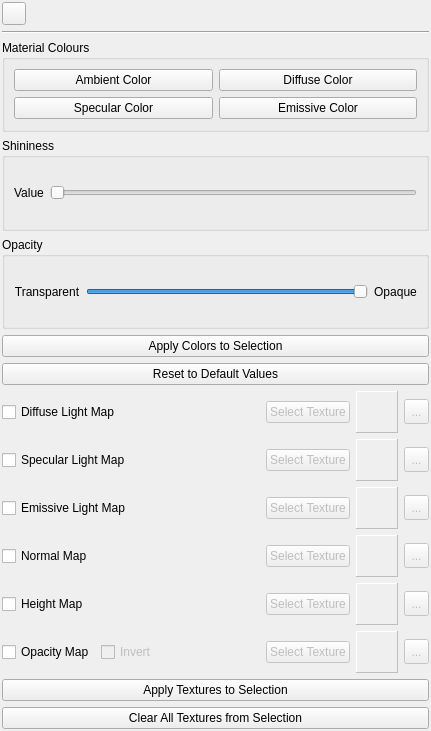
<?xml version="1.0" encoding="UTF-8"?>
<ui version="4.0">
 <author>N. Sharjith</author>
 <class>ADSMaterialSettingsPanel</class>
 <widget class="QWidget" name="ADSMaterialSettingsPanel">
  <property name="geometry">
   <rect>
    <x>0</x>
    <y>0</y>
    <width>431</width>
    <height>731</height>
   </rect>
  </property>
  <property name="sizePolicy">
   <sizepolicy hsizetype="Expanding" vsizetype="Expanding">
    <horstretch>0</horstretch>
    <verstretch>0</verstretch>
   </sizepolicy>
  </property>
  <property name="windowTitle">
   <string>ADS Material Settings</string>
  </property>
  <layout class="QGridLayout" name="gridLayout">
   <property name="leftMargin">
    <number>2</number>
   </property>
   <property name="topMargin">
    <number>2</number>
   </property>
   <property name="rightMargin">
    <number>2</number>
   </property>
   <property name="bottomMargin">
    <number>2</number>
   </property>
   <item row="4" column="0">
    <widget class="QGroupBox" name="groupBox_7">
     <property name="title">
      <string>Opacity</string>
     </property>
     <property name="flat">
      <bool>true</bool>
     </property>
     <layout class="QGridLayout" name="gridLayout_4">
      <item row="0" column="0">
       <widget class="QLabel" name="valueOpacity">
        <property name="text">
         <string>Transparent</string>
        </property>
        <property name="alignment">
         <set>Qt::AlignmentFlag::AlignCenter</set>
        </property>
       </widget>
      </item>
      <item row="0" column="1">
       <widget class="QSlider" name="sliderTransparency">
        <property name="minimum">
         <number>50</number>
        </property>
        <property name="maximum">
         <number>1000</number>
        </property>
        <property name="value">
         <number>1000</number>
        </property>
        <property name="orientation">
         <enum>Qt::Orientation::Horizontal</enum>
        </property>
       </widget>
      </item>
      <item row="0" column="2">
       <widget class="QLabel" name="valueOpacity_4">
        <property name="text">
         <string>Opaque</string>
        </property>
        <property name="alignment">
         <set>Qt::AlignmentFlag::AlignCenter</set>
        </property>
       </widget>
      </item>
     </layout>
    </widget>
   </item>
   <item row="5" column="0">
    <widget class="QPushButton" name="pushButtonApplyADSColors">
     <property name="sizePolicy">
      <sizepolicy hsizetype="MinimumExpanding" vsizetype="Fixed">
       <horstretch>0</horstretch>
       <verstretch>0</verstretch>
      </sizepolicy>
     </property>
     <property name="toolTip">
      <string>Reset to default light and material</string>
     </property>
     <property name="text">
      <string>Apply Colors to Selection</string>
     </property>
    </widget>
   </item>
   <item row="10" column="0">
    <layout class="QHBoxLayout" name="horizontalLayout_21">
     <item>
      <widget class="QCheckBox" name="checkBoxNormalTex">
       <property name="text">
        <string>Normal Map</string>
       </property>
      </widget>
     </item>
     <item>
      <spacer name="horizontalSpacer_13">
       <property name="orientation">
        <enum>Qt::Orientation::Horizontal</enum>
       </property>
       <property name="sizeHint" stdset="0">
        <size>
         <width>40</width>
         <height>20</height>
        </size>
       </property>
      </spacer>
     </item>
     <item>
      <widget class="QPushButton" name="pushButtonNormalTexture">
       <property name="enabled">
        <bool>false</bool>
       </property>
       <property name="text">
        <string>Select Texture</string>
       </property>
      </widget>
     </item>
     <item>
      <widget class="QLabel" name="labelNormalTexture">
       <property name="enabled">
        <bool>false</bool>
       </property>
       <property name="minimumSize">
        <size>
         <width>42</width>
         <height>42</height>
        </size>
       </property>
       <property name="maximumSize">
        <size>
         <width>42</width>
         <height>42</height>
        </size>
       </property>
       <property name="frameShape">
        <enum>QFrame::Shape::Panel</enum>
       </property>
       <property name="frameShadow">
        <enum>QFrame::Shadow::Raised</enum>
       </property>
       <property name="text">
        <string/>
       </property>
       <property name="scaledContents">
        <bool>true</bool>
       </property>
      </widget>
     </item>
     <item>
      <widget class="QToolButton" name="toolButtonClearNormalTex">
       <property name="enabled">
        <bool>false</bool>
       </property>
       <property name="minimumSize">
        <size>
         <width>25</width>
         <height>25</height>
        </size>
       </property>
       <property name="text">
        <string>...</string>
       </property>
       <property name="icon">
        <iconset resource="../ModelViewer.qrc">
         <normaloff>:/icons/res/clear.png</normaloff>:/icons/res/clear.png</iconset>
       </property>
      </widget>
     </item>
    </layout>
   </item>
   <item row="14" column="0">
    <widget class="QPushButton" name="pushButtonClearADSTextures">
     <property name="text">
      <string>Clear All Textures from Selection</string>
     </property>
    </widget>
   </item>
   <item row="9" column="0">
    <layout class="QHBoxLayout" name="horizontalLayout_25">
     <item>
      <widget class="QCheckBox" name="checkBoxEmissiveTex">
       <property name="text">
        <string>Emissive Light Map</string>
       </property>
      </widget>
     </item>
     <item>
      <spacer name="horizontalSpacer_16">
       <property name="orientation">
        <enum>Qt::Orientation::Horizontal</enum>
       </property>
       <property name="sizeHint" stdset="0">
        <size>
         <width>40</width>
         <height>20</height>
        </size>
       </property>
      </spacer>
     </item>
     <item>
      <widget class="QPushButton" name="pushButtonEmissiveTexture">
       <property name="enabled">
        <bool>false</bool>
       </property>
       <property name="text">
        <string>Select Texture</string>
       </property>
      </widget>
     </item>
     <item>
      <widget class="QLabel" name="labelEmissiveTexture">
       <property name="enabled">
        <bool>false</bool>
       </property>
       <property name="minimumSize">
        <size>
         <width>42</width>
         <height>42</height>
        </size>
       </property>
       <property name="maximumSize">
        <size>
         <width>42</width>
         <height>42</height>
        </size>
       </property>
       <property name="frameShape">
        <enum>QFrame::Shape::Panel</enum>
       </property>
       <property name="frameShadow">
        <enum>QFrame::Shadow::Raised</enum>
       </property>
       <property name="text">
        <string/>
       </property>
       <property name="scaledContents">
        <bool>true</bool>
       </property>
      </widget>
     </item>
     <item>
      <widget class="QToolButton" name="toolButtonClearEmissiveTex">
       <property name="enabled">
        <bool>false</bool>
       </property>
       <property name="minimumSize">
        <size>
         <width>25</width>
         <height>25</height>
        </size>
       </property>
       <property name="text">
        <string>...</string>
       </property>
       <property name="icon">
        <iconset resource="../ModelViewer.qrc">
         <normaloff>:/icons/res/clear.png</normaloff>:/icons/res/clear.png</iconset>
       </property>
      </widget>
     </item>
    </layout>
   </item>
   <item row="2" column="0">
    <widget class="QGroupBox" name="groupBox_3">
     <property name="sizePolicy">
      <sizepolicy hsizetype="Preferred" vsizetype="Preferred">
       <horstretch>0</horstretch>
       <verstretch>0</verstretch>
      </sizepolicy>
     </property>
     <property name="minimumSize">
      <size>
       <width>0</width>
       <height>0</height>
      </size>
     </property>
     <property name="title">
      <string>Material Colours</string>
     </property>
     <property name="flat">
      <bool>true</bool>
     </property>
     <layout class="QGridLayout" name="gridLayout_19">
      <item row="0" column="0">
       <widget class="QPushButton" name="pushButtonMaterialAmbient">
        <property name="text">
         <string>Ambient Color</string>
        </property>
       </widget>
      </item>
      <item row="1" column="2">
       <widget class="QPushButton" name="pushButtonMaterialEmissive">
        <property name="text">
         <string>Emissive Color</string>
        </property>
       </widget>
      </item>
      <item row="0" column="2">
       <widget class="QPushButton" name="pushButtonMaterialDiffuse">
        <property name="text">
         <string>Diffuse Color</string>
        </property>
       </widget>
      </item>
      <item row="1" column="0">
       <widget class="QPushButton" name="pushButtonMaterialSpecular">
        <property name="text">
         <string>Specular Color</string>
        </property>
       </widget>
      </item>
     </layout>
    </widget>
   </item>
   <item row="6" column="0">
    <widget class="QPushButton" name="pushButtonDefaultMatls">
     <property name="sizePolicy">
      <sizepolicy hsizetype="MinimumExpanding" vsizetype="Fixed">
       <horstretch>0</horstretch>
       <verstretch>0</verstretch>
      </sizepolicy>
     </property>
     <property name="toolTip">
      <string>Reset to default light and material</string>
     </property>
     <property name="text">
      <string>Reset to Default Values</string>
     </property>
    </widget>
   </item>
   <item row="13" column="0">
    <widget class="QPushButton" name="pushButtonApplyADSTexture">
     <property name="text">
      <string>Apply Textures to Selection</string>
     </property>
    </widget>
   </item>
   <item row="7" column="0">
    <layout class="QHBoxLayout" name="horizontalLayout_19">
     <item>
      <widget class="QCheckBox" name="checkBoxDiffuseTex">
       <property name="text">
        <string>Diffuse Light Map</string>
       </property>
      </widget>
     </item>
     <item>
      <spacer name="horizontalSpacer_11">
       <property name="orientation">
        <enum>Qt::Orientation::Horizontal</enum>
       </property>
       <property name="sizeHint" stdset="0">
        <size>
         <width>40</width>
         <height>20</height>
        </size>
       </property>
      </spacer>
     </item>
     <item>
      <widget class="QPushButton" name="pushButtonDiffuseTexture">
       <property name="enabled">
        <bool>false</bool>
       </property>
       <property name="text">
        <string>Select Texture</string>
       </property>
      </widget>
     </item>
     <item>
      <widget class="QLabel" name="labelDiffuseTexture">
       <property name="enabled">
        <bool>false</bool>
       </property>
       <property name="minimumSize">
        <size>
         <width>42</width>
         <height>42</height>
        </size>
       </property>
       <property name="maximumSize">
        <size>
         <width>42</width>
         <height>42</height>
        </size>
       </property>
       <property name="frameShape">
        <enum>QFrame::Shape::Panel</enum>
       </property>
       <property name="frameShadow">
        <enum>QFrame::Shadow::Raised</enum>
       </property>
       <property name="text">
        <string/>
       </property>
       <property name="scaledContents">
        <bool>true</bool>
       </property>
      </widget>
     </item>
     <item>
      <widget class="QToolButton" name="toolButtonClearDiffuseTex">
       <property name="enabled">
        <bool>false</bool>
       </property>
       <property name="minimumSize">
        <size>
         <width>25</width>
         <height>25</height>
        </size>
       </property>
       <property name="text">
        <string>...</string>
       </property>
       <property name="icon">
        <iconset resource="../ModelViewer.qrc">
         <normaloff>:/icons/res/clear.png</normaloff>:/icons/res/clear.png</iconset>
       </property>
      </widget>
     </item>
    </layout>
   </item>
   <item row="1" column="0">
    <widget class="Line" name="lineSeparator">
     <property name="orientation">
      <enum>Qt::Orientation::Horizontal</enum>
     </property>
    </widget>
   </item>
   <item row="3" column="0">
    <widget class="QGroupBox" name="groupBox_11">
     <property name="title">
      <string>Shininess</string>
     </property>
     <property name="flat">
      <bool>true</bool>
     </property>
     <layout class="QGridLayout" name="gridLayout_2">
      <item row="0" column="0">
       <widget class="QLabel" name="valueShine">
        <property name="text">
         <string>Value</string>
        </property>
        <property name="alignment">
         <set>Qt::AlignmentFlag::AlignCenter</set>
        </property>
       </widget>
      </item>
      <item row="0" column="1">
       <widget class="QSlider" name="sliderShine">
        <property name="maximum">
         <number>128</number>
        </property>
        <property name="orientation">
         <enum>Qt::Orientation::Horizontal</enum>
        </property>
       </widget>
      </item>
     </layout>
    </widget>
   </item>
   <item row="11" column="0">
    <layout class="QHBoxLayout" name="horizontalLayout_22">
     <item>
      <widget class="QCheckBox" name="checkBoxHeightTex">
       <property name="text">
        <string>Height Map</string>
       </property>
      </widget>
     </item>
     <item>
      <spacer name="horizontalSpacer_14">
       <property name="orientation">
        <enum>Qt::Orientation::Horizontal</enum>
       </property>
       <property name="sizeHint" stdset="0">
        <size>
         <width>40</width>
         <height>20</height>
        </size>
       </property>
      </spacer>
     </item>
     <item>
      <widget class="QPushButton" name="pushButtonHeightTexture">
       <property name="enabled">
        <bool>false</bool>
       </property>
       <property name="text">
        <string>Select Texture</string>
       </property>
      </widget>
     </item>
     <item>
      <widget class="QLabel" name="labelHeightTexture">
       <property name="enabled">
        <bool>false</bool>
       </property>
       <property name="minimumSize">
        <size>
         <width>42</width>
         <height>42</height>
        </size>
       </property>
       <property name="maximumSize">
        <size>
         <width>42</width>
         <height>42</height>
        </size>
       </property>
       <property name="frameShape">
        <enum>QFrame::Shape::Panel</enum>
       </property>
       <property name="frameShadow">
        <enum>QFrame::Shadow::Raised</enum>
       </property>
       <property name="text">
        <string/>
       </property>
       <property name="scaledContents">
        <bool>true</bool>
       </property>
      </widget>
     </item>
     <item>
      <widget class="QToolButton" name="toolButtonClearHeightTex">
       <property name="enabled">
        <bool>false</bool>
       </property>
       <property name="minimumSize">
        <size>
         <width>25</width>
         <height>25</height>
        </size>
       </property>
       <property name="text">
        <string>...</string>
       </property>
       <property name="icon">
        <iconset resource="../ModelViewer.qrc">
         <normaloff>:/icons/res/clear.png</normaloff>:/icons/res/clear.png</iconset>
       </property>
      </widget>
     </item>
    </layout>
   </item>
   <item row="12" column="0">
    <layout class="QHBoxLayout" name="horizontalLayout_24">
     <item>
      <widget class="QCheckBox" name="checkBoxOpacityTex">
       <property name="text">
        <string>Opacity Map</string>
       </property>
      </widget>
     </item>
     <item>
      <widget class="QCheckBox" name="checkBoxOpacInvert">
       <property name="enabled">
        <bool>false</bool>
       </property>
       <property name="text">
        <string>Invert</string>
       </property>
      </widget>
     </item>
     <item>
      <spacer name="horizontalSpacer_15">
       <property name="orientation">
        <enum>Qt::Orientation::Horizontal</enum>
       </property>
       <property name="sizeHint" stdset="0">
        <size>
         <width>40</width>
         <height>20</height>
        </size>
       </property>
      </spacer>
     </item>
     <item>
      <widget class="QPushButton" name="pushButtonOpacityTexture">
       <property name="enabled">
        <bool>false</bool>
       </property>
       <property name="text">
        <string>Select Texture</string>
       </property>
      </widget>
     </item>
     <item>
      <widget class="QLabel" name="labelOpacityTexture">
       <property name="enabled">
        <bool>false</bool>
       </property>
       <property name="minimumSize">
        <size>
         <width>42</width>
         <height>42</height>
        </size>
       </property>
       <property name="maximumSize">
        <size>
         <width>42</width>
         <height>42</height>
        </size>
       </property>
       <property name="frameShape">
        <enum>QFrame::Shape::Panel</enum>
       </property>
       <property name="frameShadow">
        <enum>QFrame::Shadow::Raised</enum>
       </property>
       <property name="text">
        <string/>
       </property>
       <property name="scaledContents">
        <bool>true</bool>
       </property>
      </widget>
     </item>
     <item>
      <widget class="QToolButton" name="toolButtonClearOpacityTex">
       <property name="enabled">
        <bool>false</bool>
       </property>
       <property name="minimumSize">
        <size>
         <width>25</width>
         <height>25</height>
        </size>
       </property>
       <property name="text">
        <string>...</string>
       </property>
       <property name="icon">
        <iconset resource="../ModelViewer.qrc">
         <normaloff>:/icons/res/clear.png</normaloff>:/icons/res/clear.png</iconset>
       </property>
      </widget>
     </item>
    </layout>
   </item>
   <item row="0" column="0">
    <layout class="QHBoxLayout" name="horizontalLayout_14">
     <item>
      <widget class="QToolButton" name="toolButtonDetach">
       <property name="toolTip">
        <string> Detach from panel</string>
       </property>
       <property name="text">
        <string/>
       </property>
       <property name="icon">
        <iconset resource="../ModelViewer.qrc">
         <normaloff>:/icons/res/detach.png</normaloff>:/icons/res/detach.png</iconset>
       </property>
      </widget>
     </item>
     <item>
      <spacer name="horizontalSpacer_17">
       <property name="orientation">
        <enum>Qt::Orientation::Horizontal</enum>
       </property>
       <property name="sizeHint" stdset="0">
        <size>
         <width>40</width>
         <height>20</height>
        </size>
       </property>
      </spacer>
     </item>
    </layout>
   </item>
   <item row="8" column="0">
    <layout class="QHBoxLayout" name="horizontalLayout_20">
     <item>
      <widget class="QCheckBox" name="checkBoxSpecularTex">
       <property name="text">
        <string>Specular Light Map</string>
       </property>
      </widget>
     </item>
     <item>
      <spacer name="horizontalSpacer_12">
       <property name="orientation">
        <enum>Qt::Orientation::Horizontal</enum>
       </property>
       <property name="sizeHint" stdset="0">
        <size>
         <width>40</width>
         <height>20</height>
        </size>
       </property>
      </spacer>
     </item>
     <item>
      <widget class="QPushButton" name="pushButtonSpecularTexture">
       <property name="enabled">
        <bool>false</bool>
       </property>
       <property name="text">
        <string>Select Texture</string>
       </property>
      </widget>
     </item>
     <item>
      <widget class="QLabel" name="labelSpecularTexture">
       <property name="enabled">
        <bool>false</bool>
       </property>
       <property name="minimumSize">
        <size>
         <width>42</width>
         <height>42</height>
        </size>
       </property>
       <property name="maximumSize">
        <size>
         <width>42</width>
         <height>42</height>
        </size>
       </property>
       <property name="frameShape">
        <enum>QFrame::Shape::Panel</enum>
       </property>
       <property name="frameShadow">
        <enum>QFrame::Shadow::Raised</enum>
       </property>
       <property name="text">
        <string/>
       </property>
       <property name="scaledContents">
        <bool>true</bool>
       </property>
      </widget>
     </item>
     <item>
      <widget class="QToolButton" name="toolButtonClearSpecularTex">
       <property name="enabled">
        <bool>false</bool>
       </property>
       <property name="minimumSize">
        <size>
         <width>25</width>
         <height>25</height>
        </size>
       </property>
       <property name="text">
        <string>...</string>
       </property>
       <property name="icon">
        <iconset resource="../ModelViewer.qrc">
         <normaloff>:/icons/res/clear.png</normaloff>:/icons/res/clear.png</iconset>
       </property>
      </widget>
     </item>
    </layout>
   </item>
  </layout>
 </widget>
 <resources>
  <include location="../ModelViewer.qrc"/>
 </resources>
 <connections/>
</ui>
